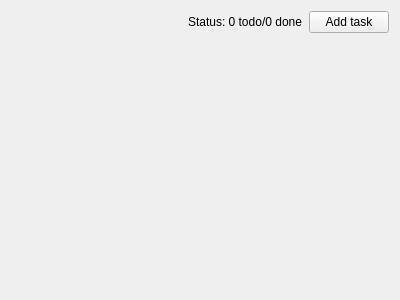
<?xml version="1.0" encoding="UTF-8"?>
<ui version="4.0">
 <class>MainWindow</class>
 <widget class="QMainWindow" name="MainWindow">
  <property name="geometry">
   <rect>
    <x>0</x>
    <y>0</y>
    <width>400</width>
    <height>300</height>
   </rect>
  </property>
  <property name="windowTitle">
   <string>ToDo</string>
  </property>
  <widget class="QWidget" name="centralWidget">
   <layout class="QVBoxLayout" name="verticalLayout">
    <item>
     <layout class="QHBoxLayout" name="toolbarLayout">
      <item>
       <spacer name="horizontalSpacer">
        <property name="orientation">
         <enum>Qt::Horizontal</enum>
        </property>
        <property name="sizeHint" stdset="0">
         <size>
          <width>385</width>
          <height>17</height>
         </size>
        </property>
       </spacer>
      </item>
      <item>
       <widget class="QLabel" name="statusLabel">
        <property name="text">
         <string>Status: 0 todo/0 done</string>
        </property>
       </widget>
      </item>
      <item>
       <widget class="QPushButton" name="addTaskButton">
        <property name="text">
         <string>Add task</string>
        </property>
       </widget>
      </item>
     </layout>
    </item>
    <item>
     <layout class="QVBoxLayout" name="tasksLayout"/>
    </item>
    <item>
     <spacer name="verticalSpacer">
      <property name="orientation">
       <enum>Qt::Vertical</enum>
      </property>
      <property name="sizeHint" stdset="0">
       <size>
        <width>20</width>
        <height>235</height>
       </size>
      </property>
     </spacer>
    </item>
   </layout>
  </widget>
 </widget>
 <layoutdefault spacing="6" margin="11"/>
 <resources/>
 <connections/>
</ui>
